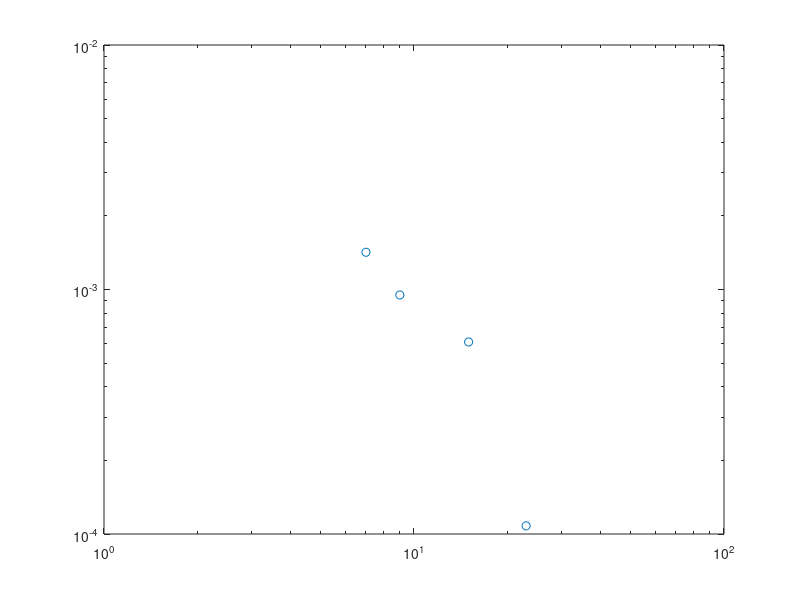

The MATLAB source for this figure: (Note: this script raises an error after producing the figure.)
Lx = [16,24, 32, 40, 48];
distance = [7, 9,  15, 23];
SC = [0.00142, 9.5e-4,6.1e-4,  1.08e-4];
h1 = loglog(distance, SC,'o');hold on;

p = fit(log(distance(1:3)'),log(SC(1:3)'),'poly1');
fprintf('Ksc=%.5f\n',-p.p1);
x = fit_x(1):0.5:fit_x(end);
fl=loglog(distance,exp(p.p2)*distance.^p.p1,'-.');
T=text(8,4.5e-3,['$K_{sc}=',num2str(-p.p1),'$']);
set(T,'Interpreter','latex');set(T,'Fontsize',28);



set(gca,'fontsize',24);
set(gca,'linewidth',1.5);
set(h1,'markersize',10);
set(get(gca,'Children'),'linewidth',3); % Set line width 1.5 pounds
xlabel('$x$','Interpreter','latex');
ylabel('singlet pair correlation','Interpreter','latex');
set(get(gca,'XLabel'),'FontSize',24); 
set(get(gca,'YLabel'),'FontSize',24); 
